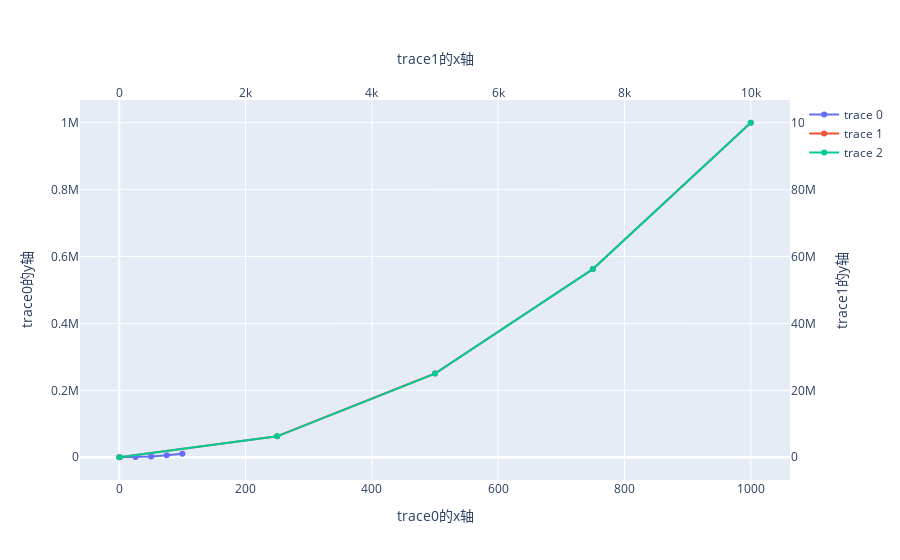

The notebook cell saved with this chart:
### Code cell
x0 = np.linspace(1, 100, 5)
x1 = np.linspace(0, 1000, 5)
x2 = np.linspace(0, 10000, 5)
y0 = x0 ** 2 + x0 + 1
y1 = x1 ** 2 + x1 + 1
y2 = x2 ** 2 + x2 + 1
trace0 = go.Scatter(x=x0, y=y0)
# 我们虽然在 layout 中传入 xaxis2 和 yaxis2 创建了第二坐标轴，但是还要指明到底是哪个轨迹使用
# 因此要在轨迹上显式地通过 xaxis 和 yaxis 指明，到底是哪个轨迹使用哪个坐标轴
# 但是在指定的时候，第二坐标轴直接写 x2、y2 即可。默认的坐标轴是第一坐标轴、也就是最原始的那个坐标轴
trace1 = go.Scatter(x=x1, y=y1, yaxis="y1", xaxis="x1")
trace2 = go.Scatter(x=x2, y=y2, yaxis="y2", xaxis="x2")
fig = go.Figure(data=[trace0, trace1,trace2],
                layout={
                    # 由于在同一个画布上，所以网格会重叠，我们将其中的一个轴的网格给隐藏掉
                    # 以及zeroline，这些参数都是关于视觉上的，对于表达数据则无影响
                    # 具体如何影响图表的模样，可以自己去试一下
                    "xaxis": {"title": "trace0的x轴", "showgrid": False, "zeroline": False},
                    "yaxis": {"title": "trace0的y轴", "showgrid": False},
                    # 这里就是第二坐标轴的x轴了
                    "xaxis2": {"title": "trace1的x轴", 
                               "side": "top",  # 这个很重要，要设置方向，显然设置为上方
                               # 必须要写，否则图像无法显示，同理下面的yaxis也是类似
                               "overlaying": "x",
                                },
                    "yaxis2": {"title": "trace1的y轴", 
                               # 第二y轴要设置在右边
                               "side": "right", 
                               "overlaying": "y"},
                     "xaxis3": {"title": "trace2的x轴", 
                               "side": "top",  # 这个很重要，要设置方向，显然设置为上方
                               # 必须要写，否则图像无法显示，同理下面的yaxis也是类似
                                 
                               "overlaying": "x"},
                    "yaxis3": {"title": "trace2的y轴", 
                               # 第二y轴要设置在右边
                               "side": "right", 
                               "overlaying": "y"}
                } 
               )
fig

### Figure 1 — Plotly figure (JSON) as saved in the notebook; plotly's stock layout.template omitted (floating-point values rounded to 4 significant figures)
{"data": [{"type": "scatter", "x": [1, 25.75, 50.5, 75.25, 100], "y": [3, 689.8, 2602.0, 5739.0, 10101]}, {"type": "scatter", "x": [0, 250, 500, 750, 1000], "xaxis": "x", "y": [1, 62751, 250501, 563251, 1001001], "yaxis": "y"}, {"type": "scatter", "x": [0, 2500, 5000, 7500, 10000], "xaxis": "x2", "y": [1, 6252501, 25005001, 56257501, 100010001], "yaxis": "y2"}], "layout": {"xaxis": {"showgrid": false, "title": {"text": "trace0的x轴"}, "zeroline": false}, "xaxis2": {"overlaying": "x", "side": "top", "title": {"text": "trace1的x轴"}}, "xaxis3": {"overlaying": "x", "side": "top", "title": {"text": "trace2的x轴"}}, "yaxis": {"showgrid": false, "title": {"text": "trace0的y轴"}}, "yaxis2": {"overlaying": "y", "side": "right", "title": {"text": "trace1的y轴"}}, "yaxis3": {"overlaying": "y", "side": "right", "title": {"text": "trace2的y轴"}}}}
